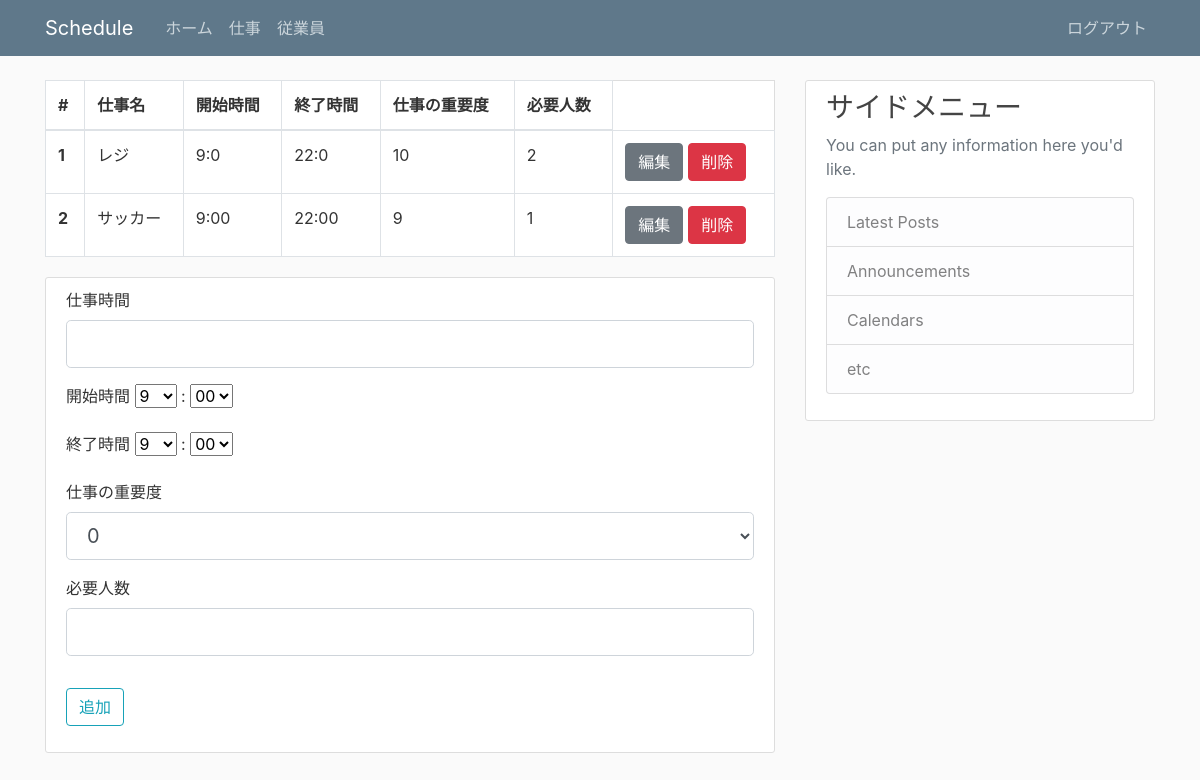
The app's page /job (signed in), older data.
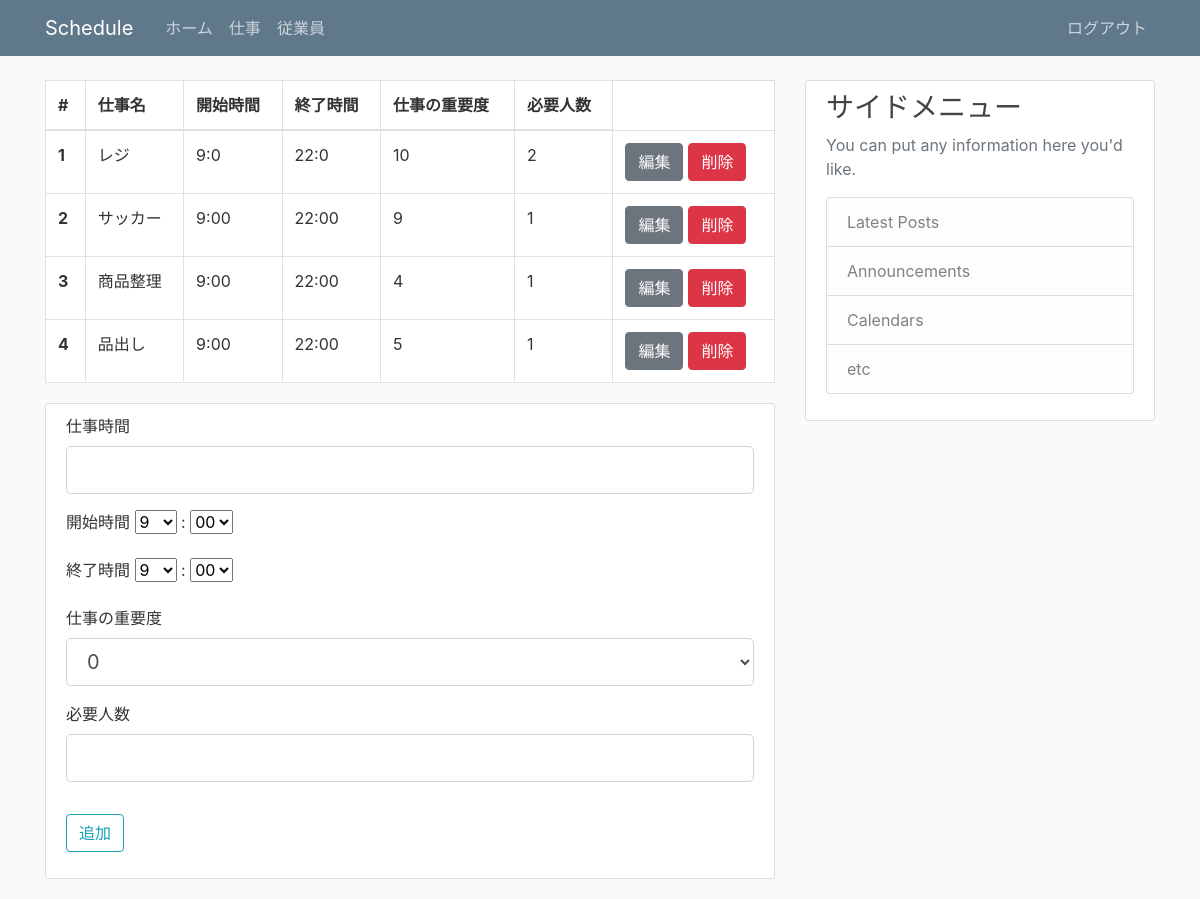
The same page, newer data.
### flask_schedule/models.py (models this page shows, shortened)
class Job(db.Model):
  id = db.Column(db.Integer, primary_key=True)
  jobname = db.Column(db.String(20), unique=True, nullable=False)
  starttime = db.Column(db.String(10))
  endtime = db.Column(db.String(10))
  priorty = db.Column(db.String(3))
  required_number = db.Column(db.Integer)

### flask_schedule/views/job.py (the view, shortened to what this page needs)
@app.route('/job', methods=['GET', 'POST'])
def job():
  if not session.get('logged_in'):
    return redirect(url_for('login'))
  jobs = Job.query.all()
  form = JobForm()
  hour = hourlist
  minutes = minuteslist
  form.starttime_hour.choices = hourlist
  form.starttime_minutes.choices = minuteslist
  form.endtime_hour.choices = hourlist
  form.endtime_minutes.choices = minuteslist
  form.priorty.choices = priorty_list
  if request.method == "GET":
    return render_template('job/job.html',form=form,jobs=jobs)

### flask_schedule/forms.py
class JobForm(FlaskForm):
  jobname = StringField('仕事時間',validators=[DataRequired(), Length(min=1, max=20)])
  starttime_hour = SelectField('開始時間',validators=[DataRequired()])
  starttime_minutes = SelectField(':',validators=[DataRequired()])
  endtime_hour = SelectField('終了時間',validators=[DataRequired()])
  endtime_minutes = SelectField(':',validators=[DataRequired()])
  required_number = IntegerField('必要人数', validators=[DataRequired()])
  priorty = SelectField('仕事の重要度',validators=[DataRequired()])
  submit = SubmitField('追加')

### flask_schedule/templates/job/job.html (shortened to what this page needs)
{% extends "layout.html" %}
{% block content %}
  <table class="table table-bordered content-section">
    <thead>
      <tr>
        <th scope="col">#</th>
        <th scope="col">仕事名</th>
        <th scope="col">開始時間</th>
        <th scope="col">終了時間</th>
        <th scope="col">仕事の重要度</th>
        <th scope="col">必要人数</th>
      </tr>
    </thead>
    <tbody>
      {% for job in jobs %}
      <tr>
        <th scope="row">{{ job.id }}</th>
        <td>{{ job.jobname }}</td>
        <td>{{ job.starttime }}</td>
        <td>{{ job.endtime }}</td>
        <td>{{ job.priorty }}</td>
        <td>{{ job.required_number }}</td>
        <td>
          <div class="btn-group">
            <form action="{{ url_for('edit_job',id = job.id)}}" method="GET">
              <button type="submit" class="btn btn-secondary">編集</button>
            </form>
            <form action="{{ url_for('delete_job',id = job.id)}}" method="GET">
              <button type="submit" class="btn btn-danger" style="margin-left: 5px;" style="margin-right: 5px;">削除</button>
            </form>
          </div>
        </td>
      </tr>
      {% endfor %}
    </tbody>
  </table>
  <div class="content-section">
    <form method="POST" action="">
      <div class="form-group">
        <fieldset class="form-group">
          <div class="form-group">
            {{ form.jobname.label(class="form-control-label")}}
            {{ form.jobname(class="form-control form-control-lg") }}
          </div>
          <div class="form-group">
            {{ form.starttime_hour.label()}}
            {{ form.starttime_hour() }}
            {{ form.starttime_minutes.label()}}
            {{ form.starttime_minutes() }}
          </div>
          <div class="form-group">
            {{ form.endtime_hour.label()}}
            {{ form.endtime_hour() }}
            {{ form.endtime_minutes.label()}}
            {{ form.endtime_minutes() }}
          </div>
          <div class="form-group">
            {{ form.priorty.label(class="form-control-label")}}
            {{ form.priorty(class="form-control form-control-lg") }}
          </div>
          <div class="form-group">
            {{ form.required_number.label(class="form-control-label")}}
            {{ form.required_number(class="form-control form-control-lg") }}
          </div>
        </fieldset>
      </div>
      <div class="form-group">
        {{ form.submit(class="btn btn-outline-info") }}
      </div>
    </form>
  </div>
{% endblock %}

### flask_schedule/templates/layout.html (shortened to what this page needs)
<!DOCTYPE html>
<html lang="en">
<head>
    <link rel="stylesheet" href="https://stackpath.bootstrapcdn.com/bootstrap/4.1.3/css/bootstrap.min.css">
    <link rel="stylesheet" type="text/css" href="{{ url_for('static', filename='main.css') }}">
</head>
<body>
  <header class="site-header">
    <nav class="navbar navbar-expand-md navbar-dark bg-steel fixed-top">
      <div class="container">
        <a class="navbar-brand mr-4" href="/">Schedule</a>
        <div class="collapse navbar-collapse" id="navbarToggle">
          {% if session.logged_in %}
          <div class="navbar-nav mr-auto">
            <a class="nav-item nav-link" href="{{ url_for('index') }}">ホーム</a>
            <a class="nav-item nav-link" href="{{ url_for('job') }}">仕事</a>
            <a class="nav-item nav-link" href="{{ url_for('worker') }}">従業員</a>
          </div>
          <div class="navbar-nav">
            <a class="nav-item nav-link" href="{{ url_for('logout') }}">ログアウト</a>
          </div>
          {% else %}
          <div class="navbar-nav mr-auto"></div>
          <div class="navbar-nav">
            <a class="nav-item nav-link" href="{{ url_for('login') }}">ログイン</a>
          {% endif %}
          </div>
        </div>
    </nav>
  </header>
  <main role="main" class="container">
    <div class="row">
      <div class="col-md-8">
        {% block content %}{% endblock %}
      </div>
      <div class="col-md-4">
        <div class="content-section">
          <h3>サイドメニュー</h3>
          <p class='text-muted'>You can put any information here you'd like.
            <ul class="list-group">
              <li class="list-group-item list-group-item-light">Latest Posts</li>
              <li class="list-group-item list-group-item-light">Announcements</li>
              <li class="list-group-item list-group-item-light">Calendars</li>
              <li class="list-group-item list-group-item-light">etc</li>
            </ul>
          </p>
        </div>
      </div>
    </div>
  </main>
</body>
</html>

### flask_schedule/static/main.css (style rules this page uses)
body { background: #fafafa; color: #333333; margin-top: 5rem; }
h1, h2, h3, h4, h5, h6 { color: #444444; }
.bg-steel { background-color: #5f788a; }
.site-header .navbar-nav .nav-link { color: #cbd5db; }
.content-section { background: #ffffff; padding: 10px 20px; border: 1px solid #dddddd; border-radius: 3px; margin-bottom: 20px; }

Row changes from the older to the newer data that the page shows:
added Job: id "3", jobname "商品整理", starttime "9:00", endtime "22:00", priorty "4", required_number "1"
added Job: id "4", jobname "品出し", starttime "9:00", endtime "22:00", priorty "5", required_number "1"
